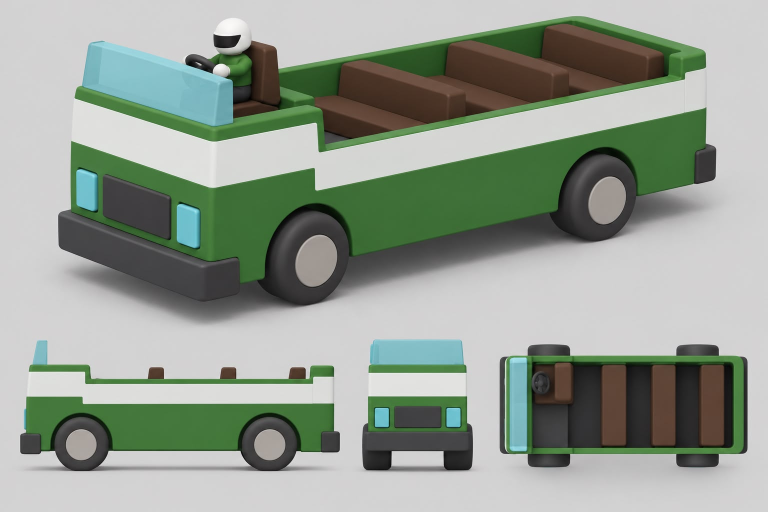
#> input picture docs/asset_briefs/img/vehicles/concept_bus.jpeg, 1536 x 1024 px, found by its file name (shown at 1/2 size); its folder holds 4 pictures in this run
$ python compare_concept.py ../../docs/asset_briefs/img/vehicles/concept_buggy.jpeg ../../docs/asset_briefs/img/vehicles/concept_bus.jpeg
#> lines starting #> are read from the running program, lines starting #| are printed output that depends on the picture; pictures that were not available may be replaced by others from this repository, and a replacement may not be noted
"""Plansa de comparatie: foaia de concept deasupra, randarile noastre dedesubt,
in aceeasi asezare (3/4 mare sus, lateral / fata / sus jos). Python de sistem
(PIL), dupa un build din garajul v2 care a scris snapshots/garaj_v2/<nume>_*.png.

    python tools/blender/compare_concept.py buggy_v2 concept_buggy_v2.jpeg

Iese snapshots/garaj_v2/<nume>_vs_concept.png. Vederile ortografice noastre au
TOATE aceeasi scara (4.4 m pe latimea cadrului), deci proportiile intre ele se
pot compara direct; ale foii nu sunt garantat la aceeasi scara.
"""
import os
import sys

from PIL import Image

ROOT = os.path.dirname(os.path.dirname(os.path.dirname(os.path.abspath(__file__))))


def main(name, concept):
    snap = os.path.join(ROOT, "snapshots", "garaj_v2")
    ref = Image.open(os.path.join(ROOT, "docs", "asset_briefs", "img", "vehicles",
                                  concept)).convert("RGB").resize((1536, 1024))
#> ref is the input picture: PIL image 1536x1024 RGB; mean R, G, B 148.4, 157.6, 146.4
    ours = Image.new("RGB", (1536, 1024), (216, 216, 216))
#> ours: PIL image 1536x1024 RGB; every value is 216
    hero = Image.open(os.path.join(snap, "%s_hero.png" % name)).convert("RGB")
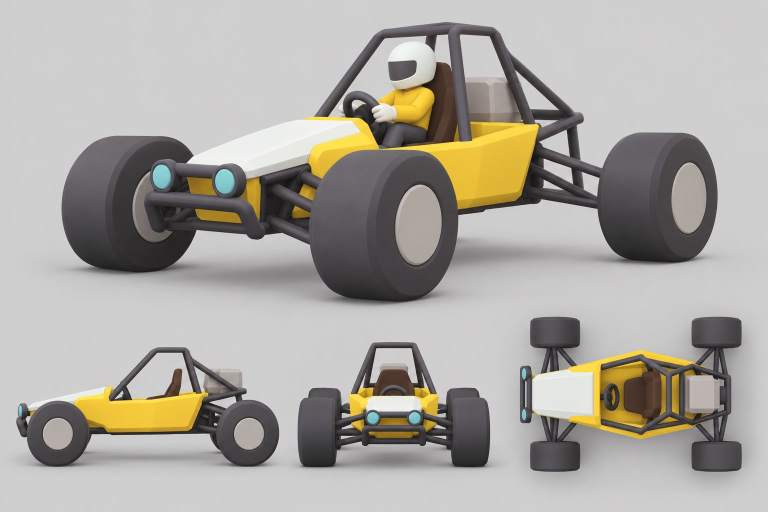
#> input picture docs/asset_briefs/img/vehicles/concept_buggy.jpeg, 1536 x 1024 px, given in place of concept_buggy.jpeg_hero.png, which was not available (shown at 1/2 size)
#> hero is the input picture: PIL image 1536x1024 RGB; mean R, G, B 170.1, 166.8, 160.4
    hero = hero.resize((int(hero.width * 620 / hero.height), 620))
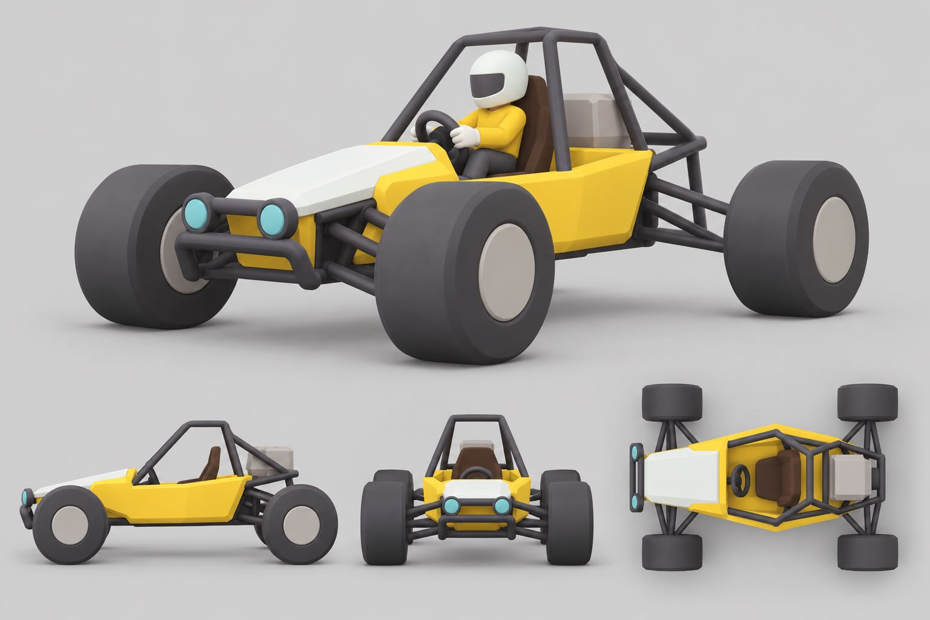
#> hero: PIL image 930x620 RGB; mean R, G, B 170.1, 166.9, 160.4
    ours.paste(hero, ((1536 - hero.width) // 2, 0))
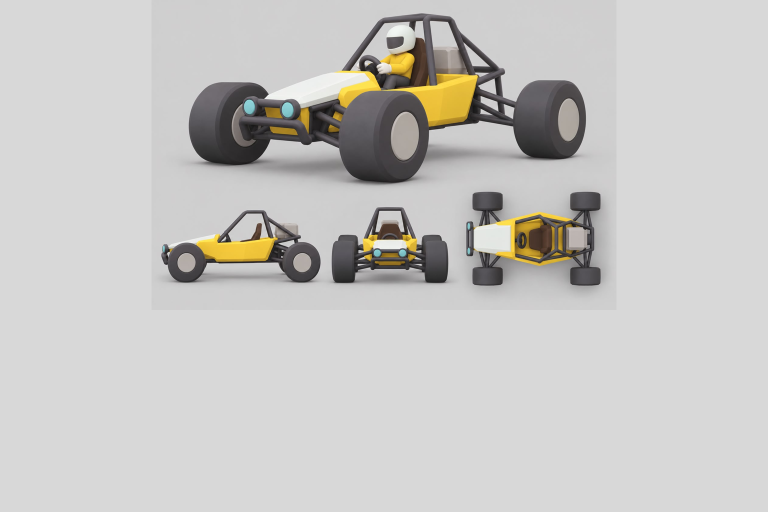
#> ours: PIL image 1536x1024 RGB (shown at 1/2 size); mean R, G, B 199.2, 198, 195.6
    for i, view in enumerate(("side", "front", "top")):
        im = Image.open(os.path.join(snap, "%s_%s.png" % (name, view))).convert("RGB")
        im = im.resize((508, 381))
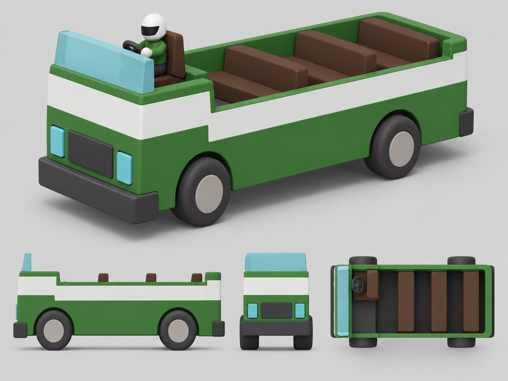
#> im: PIL image 508x381 RGB; mean R, G, B 148.4, 157.6, 146.4
        ours.paste(im, (6 + i * 512, 1024 - 381 - 10))
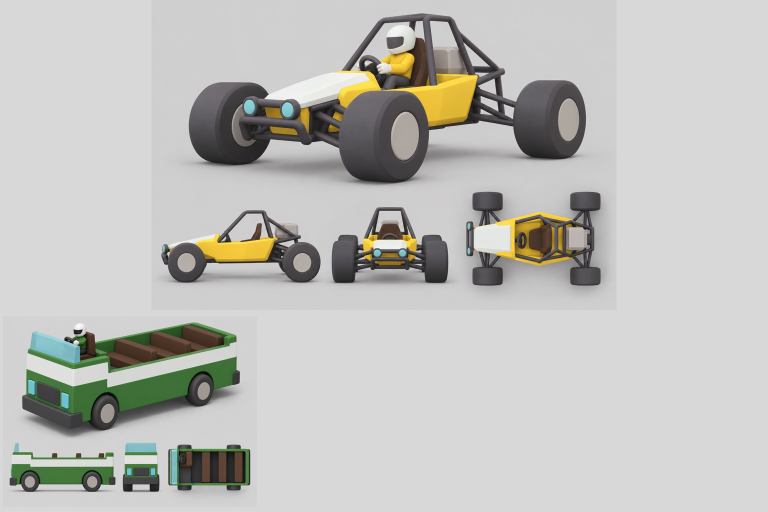
#> ours: PIL image 1536x1024 RGB (shown at 1/2 size); mean R, G, B 190.9, 190.8, 187.1
    sheet = Image.new("RGB", (1536, 2048 + 8), (40, 40, 40))
    sheet.paste(ref, (0, 0))
    sheet.paste(ours, (0, 1024 + 8))
    out = os.path.join(snap, "%s_vs_concept.png" % name)
    sheet.save(out)
    print(out)


if __name__ == "__main__":
#> (the run stopped early here; a loop or call above may not have finished)
